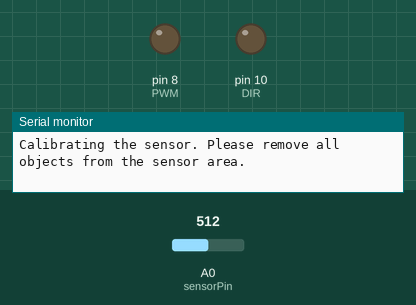
This sketch was run on a simulated Arduino Uno, built with avr-gcc and run on an emulated ATmega328P. On the bench: output pins drawn as LEDs (lit = HIGH), the last lines printed to the serial monitor. The inputs (shaded band) are chosen by the test bench; at power-on: A0 (sensorPin) = 512.

Above: at 0.1 s.
At 8.7 s:
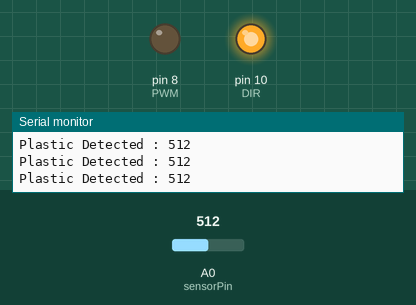
8.8 s: A0 (sensorPin) set to 0
11.0 s: A0 (sensorPin) set to 1023
Timing chart, 0 to 14.0 s (numbered marks = the images above; inputs shaded):
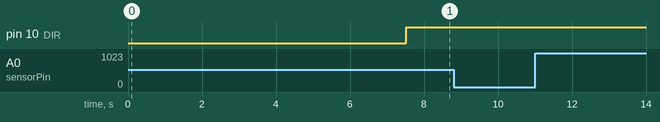

The sketch:

capiproxsensor.ino
```cpp
 // Capacitive Proximity Sensor LJC18A3-B-Z/AX Test for Different Materials
//Black - data, blue - ground, Red - VCC

const int sensorPin = A0; // Connect the sensor output to Arduino digital pin 2
int sensorThreshold = 0; // Variable to store the sensor threshold for different materials
int sensorValue = 0;     // Variable to store the sensor reading
int PWM = 8;
int DIR = 10;

void calibrateSensor();
void setup() {
  pinMode(8,OUTPUT);
  pinMode(10,OUTPUT);
  Serial.begin(9600);    // Initialize serial communication at 9600 baud
  calibrateSensor();     // Call the calibration function during setup
}

void loop() {
  // Read the sensor value
  sensorValue = analogRead(sensorPin);
//  Serial.print("Value = ");
//  Serial.println(sensorValue);
   digitalWrite(DIR,HIGH);
   analogWrite(PWM,80);
  // Compare the sensor value with the calibrated threshold
  if (sensorValue == LOW) {
    Serial.println("No object detected.");
  }
  else if(sensorValue == 1022 || sensorValue == 1023) {
    Serial.println("Other Material");
  }
  else {
    Serial.print("Plastic Detected : ");
    Serial.println(sensorValue);
  }
  delay(500); // You can adjust the delay to change the sensor reading rate

}


void calibrateSensor() {
  Serial.println("Calibrating the sensor. Please remove all objects from the sensor area.");
  delay(5000); // Allow time to clear the sensor area for calibration

  int sum = 0;
  const int numReadings = 50; // Number of readings to average for calibration

  for (int i = 0; i < numReadings; i++) {
    sum += analogRead(sensorPin);
    delay(50); // Add a small delay between readings
  }

  int baseline = sum / numReadings;

  Serial.print("Calibration complete. Baseline value: ");
  Serial.println(baseline);


  sensorThreshold = baseline -30; // Adjust the threshold as needed based on the material being detected
  // You may need to adjust the threshold value based on your specific setup and materials.
}
```
